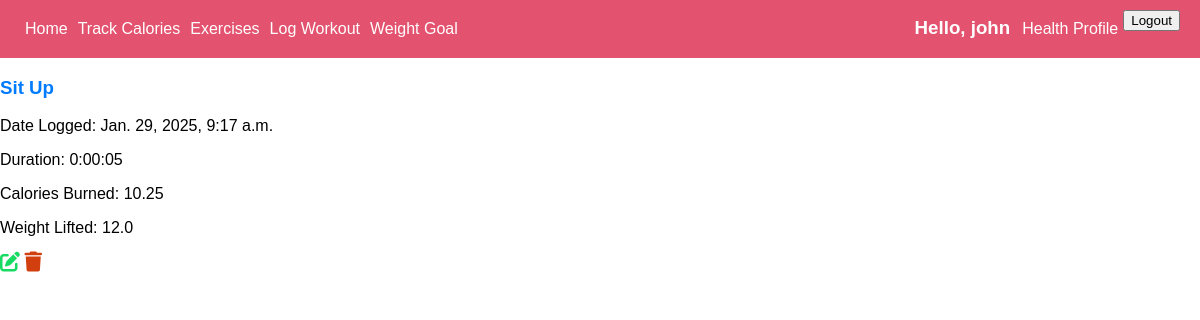
Page /workout/14/ (signed in) on the committed database.
### app/models.py (models this page shows, shortened)
class exercise_progress(models.Model):
    user = models.ForeignKey(User, on_delete=models.CASCADE)
    exercise_id = models.ForeignKey(exercise, on_delete=models.CASCADE)
    exercise_date = models.DateTimeField(auto_now_add=True)
    exercise_duration = models.DurationField(null=False, blank=False)
    calories_burned = models.FloatField(null=True, blank=True)
    weight_lifted = models.FloatField(null=True, blank=True)

class exercise(models.Model):
    user = models.ForeignKey(User, on_delete=models.CASCADE)
    exercise_name = models.CharField(max_length=50, null=True, blank=True)
    EXERCISE_TYPES = [
        ('cardio', 'Cardio'),
        ('strength', 'Strength'),
        ('flexibility','Flexibility'),
        ('balance', 'Balance'),
        ('hiit', 'High-Intensity Interval Training'),
        ('other', 'Others')
    ]
    exercise_type = models.CharField(max_length=50, choices=EXERCISE_TYPES)
    calorie_burn = models.FloatField(null=True, blank=True)
    def __str__(self):
        return self.exercise_name

### app/views.py (the view)
# urls.py: path('workout/<int:pk>/', WorkoutLogDetailView.as_view(), name ='workout_log_detail'),
class WorkoutLogDetailView(LoginRequiredMixin, DetailView):
    model = exercise_progress
    context_object_name = 'exercise_progress'
    template_name = 'app/workout_log_detail.html'
    def get_queryset(self):
        return exercise_progress.objects.filter(user=self.request.user)

### app/templates/app/workout_log_detail.html
{% extends 'app/base.html' %} {% load static %} {% block content %}
<div class="post-entry">
  <h3>
    <a href="">{{exercise_progress.exercise_id}}</a>
  </h3>
  <p>Date Logged: {{exercise_progress.exercise_date}}</p>
  <p>Duration: {{exercise_progress.exercise_duration}}</p>
  <p>Calories Burned: {{exercise_progress.calories_burned}}</p>
  <p>Weight Lifted: {{exercise_progress.weight_lifted}}</p>
</div>
<a href="{% url 'workout_log_update' object.pk %}"
  ><i class="fa-solid fa-pen-to-square fa-lg" style="color: #16da61"></i
></a>
<a href="{% url 'workout_log_delete' object.pk %}"
  ><i class="fa-solid fa-trash fa-lg" style="color: #d23f0f"></i
></a>
{% endblock content%}

### app/templates/app/navbar.html (shortened to what this page needs)
<header>
  <div class="nav-bar">
    <a href="{% url 'home' %}">Home</a>
    <a href="{% url 'calories' %}">Track Calories</a>
    <a href="{% url 'exercise' %}">Exercises</a>
    <a href="{% url 'workout' %}">Log Workout</a>
    <a href="{% url 'weight_loss_dashboard' %}">Weight Goal</a>
    {% if user.is_authenticated %}
    <h3>Hello, {{user.username}}</h3>
    <a href="{% url 'health_profile_create' %}">Health Profile </a>
    <form action="{% url 'logout' %}" method="post">
      <button type="submit">Logout</button>
    </form>
    {% else %}
    <h3>Not logged in</h3>
    {% endif %}
  </div>
</header>

### static/css/base.css (style rules this page uses)
body { margin: 0; font-family:Arial, Helvetica, sans-serif; }
.nav-bar { background-color: #e3526e; padding: 10px 20px; display: flex; }
.nav-bar a { text-decoration: none; color: white; padding: 10px 5px; margin: 0; }
.nav-bar h3 { margin: 0; padding: 7px; margin-left: auto; color: white; }
p { margin-top: 15px; }
a { text-decoration: none; color: #007bff; }

### rows in the picture
exercise_progress: exercise_id "Sit Up", exercise_date "Jan. 29, 2025, 9:17 a.m.", exercise_duration "0:00:05", calories_burned "10.25", weight_lifted "12.0"

### other values in the picture
{{ user.username }} "john"
